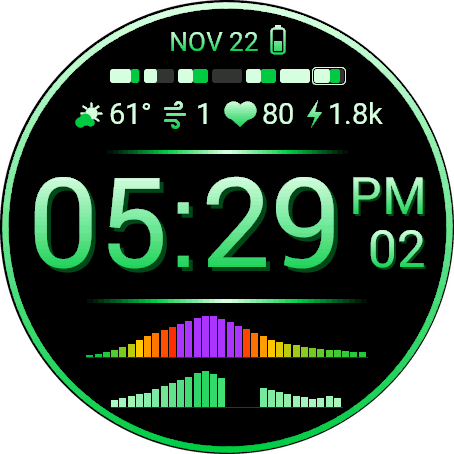
#> input picture store/screenshot-1.png, 454 x 454 px, found by its file name
$ python make_hero.py ../screenshot-1.png 5 5 out.png
#> lines starting #> are read from the running program, lines starting #| are printed output that depends on the picture
"""Builds the store hero banner from the round screenshots."""
import sys
from PIL import Image, ImageDraw, ImageFont, ImageFilter

store = sys.argv[1]
W, H = int(sys.argv[2]), int(sys.argv[3])
out_path = sys.argv[4]

PALE = (0xCC, 0xEE, 0xFF)
SKY = (0x00, 0xAA, 0xFF)
BOLD = r"C:\Windows\Fonts\segoeuib.ttf"
REG = r"C:\Windows\Fonts\segoeui.ttf"

img = Image.new("RGB", (W, H), (6, 8, 12))

# Soft glows behind the faces
glow = Image.new("RGB", (W, H), (0, 0, 0))
g = ImageDraw.Draw(glow)
g.ellipse([W * 0.50, H * 0.05, W * 1.05, H * 0.95], fill=(0, 60, 110))
g.ellipse([W * -0.15, H * 0.35, W * 0.35, H * 1.2], fill=(0, 25, 50))
glow = glow.filter(ImageFilter.GaussianBlur(H * 0.18))
img = Image.blend(img, glow, 0.85)


def face(name, size):
    f = Image.open(f"{store}/{name}").convert("RGBA")
    return f.resize((size, size), Image.LANCZOS)


def shadow(size):
#> called with size = 2
    sh = Image.new("RGBA", (size + 80, size + 80), (0, 0, 0, 0))
#> sh: PIL image 82x82 RGBA; every value is 0
    ImageDraw.Draw(sh).ellipse([40, 50, size + 40, size + 50], fill=(0, 0, 0, 200))
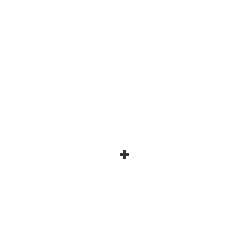
#> sh: PIL image 82x82 RGBA (shown 3 times larger); mean R, G, B, A 0, 0, 0, 0.1; transparent parts drawn white
    return sh.filter(ImageFilter.GaussianBlur(22))


# Faces: green and red behind, blue in front
big = int(H * 0.74)
small = int(H * 0.52)
cx = int(W * 0.725)
cy = H // 2
for name, dx in [("screenshot-1.png", -0.14), ("screenshot-2.png", 0.14)]:
    x = int(cx + W * dx - small / 2)
    y = cy - small // 2
    img.paste(shadow(small), (x - 40, y - 40), shadow(small))
    img.paste(face(name, small), (x, y), face(name, small))
#> in face, f is the input picture: PIL image 454x454 RGBA; mean R, G, B, A 21.6, 38.1, 26.1, 200.3
x = cx - big // 2
y = cy - big // 2
img.paste(shadow(big), (x - 40, y - 40), shadow(big))
#> in shadow (call 5), `sh = Image.new("RGBA", (size + 80, size + 80), (0, 0, 0, 0))`: sh: PIL image 83x83 RGBA; every value is 0
#> in shadow (call 5), `return sh.filter(ImageFilter.GaussianBlur(22))`:
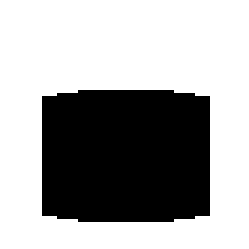
#> returned value: PIL image 83x83 RGBA (shown 3 times larger); mean R, G, B, A 0, 0, 0, 0.348; transparent parts drawn white
img.paste(face("screenshot-0.png", big), (x, y), face("screenshot-0.png", big))
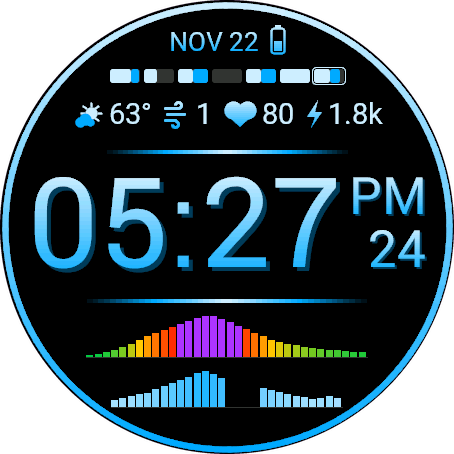
#> input picture store/screenshot-0.png, 454 x 454 px, found by its file name
#> in face, f is the input picture: PIL image 454x454 RGBA; mean R, G, B, A 20.5, 33.3, 41.2, 200.3

# Title in the face's gradient
d = ImageDraw.Draw(img)
title = "Replica"
#> (the run stopped early here; a loop or call above may not have finished)
